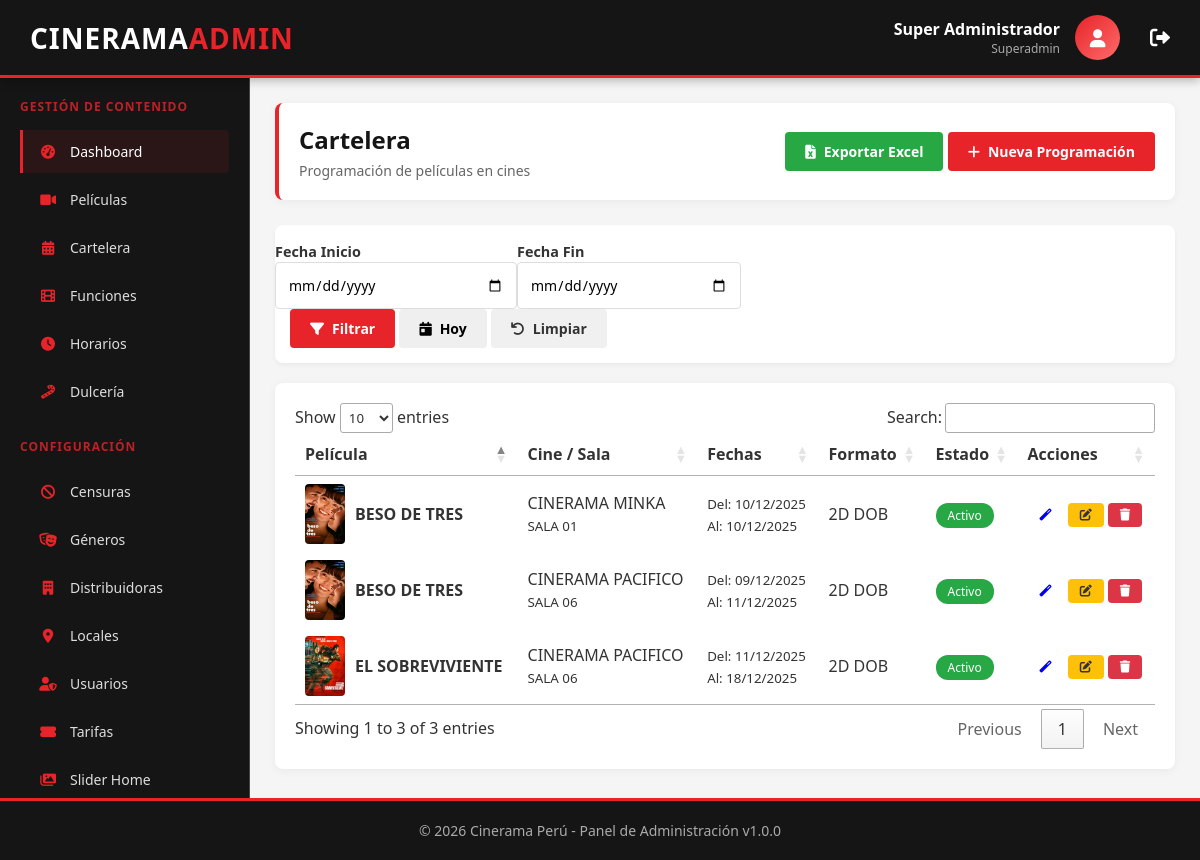
Page /panel/modules/cartelera/index.php?clear=1 (signed in) on the committed database.
### tables this page shows
CREATE TABLE `tbl_cartelera`  (
  `id` int(11) NOT NULL AUTO_INCREMENT,
  `pelicula` int(5) NOT NULL COMMENT 'ID de la película',
  `local` int(5) NOT NULL COMMENT 'ID del cine/local',
  `sala` int(5) NULL DEFAULT NULL COMMENT 'ID de la sala (opcional)',
  `fecha_inicio` date NOT NULL COMMENT 'Fecha de inicio de programación',
  `fecha_fin` date NOT NULL COMMENT 'Fecha de fin de programación',
  `horarios` text NULL COMMENT 'IDs de horarios separados por coma',
  `formato` varchar(20) NULL DEFAULT '2D' COMMENT '2D, 3D, IMAX, etc',
  `idioma` varchar(20) NULL DEFAULT 'ESP' COMMENT 'ESP, SUB, ING',
  `estado` char(1) NULL DEFAULT '1',
  `created_at` timestamp NULL DEFAULT CURRENT_TIMESTAMP,
  `id_hora_f1` int(11) NULL DEFAULT NULL,
  `id_hora_f2` int(11) NULL DEFAULT NULL,
  `id_hora_f3` int(11) NULL DEFAULT NULL,
  `id_hora_f4` int(11) NULL DEFAULT NULL,
  `id_hora_f5` int(11) NULL DEFAULT NULL,
  `id_hora_f6` int(11) NULL DEFAULT NULL,
  PRIMARY KEY (`id`) USING BTREE,
  INDEX `fk_cartelera_pelicula`(`pelicula`) USING BTREE,
  INDEX `fk_cartelera_local`(`local`) USING BTREE,
  INDEX `fk_cartelera_sala`(`sala`) USING BTREE,
  CONSTRAINT `fk_cartelera_local` FOREIGN KEY (`local`) REFERENCES `tbl_locales` (`id`) ON DELETE CASCADE ON UPDATE CASCADE,
  CONSTRAINT `fk_cartelera_pelicula` FOREIGN KEY (`pelicula`) REFERENCES `tbl_pelicula` (`id`) ON DELETE CASCADE ON UPDATE CASCADE,
  CONSTRAINT `fk_cartelera_sala` FOREIGN KEY (`sala`) REFERENCES `tbl_sala` (`id`) ON DELETE SET NULL ON UPDATE CASCADE
);

CREATE TABLE `tbl_pelicula`  (
  `id` int(5) NOT NULL AUTO_INCREMENT,
  `nombre` char(200) NULL DEFAULT NULL,
  `genero` int(5) NULL DEFAULT NULL,
  `censura` int(5) NULL DEFAULT NULL,
  `distribuidora` int(5) NULL DEFAULT NULL,
  `director` char(200) NULL DEFAULT NULL,
  `reparto` text NULL,
  `sinopsis` text NULL,
  `duracion` time NULL DEFAULT NULL,
  `trailer` char(50) NULL DEFAULT NULL,
  `fecha_estreno` date NULL DEFAULT NULL,
  `img` char(200) NULL DEFAULT NULL,
  `estado` char(1) NULL DEFAULT '1',
  PRIMARY KEY (`id`) USING BTREE,
  INDEX `fk_pelicula_distribuidora`(`distribuidora`) USING BTREE,
  INDEX `fk_pelicula_censura`(`censura`) USING BTREE,
  INDEX `fk_pelicula_genero`(`genero`) USING BTREE,
  CONSTRAINT `fk_pelicula_distribuidora` FOREIGN KEY (`distribuidora`) REFERENCES `tbl_distribuidora` (`id`) ON DELETE RESTRICT ON UPDATE CASCADE,
  CONSTRAINT `fk_pelicula_genero` FOREIGN KEY (`genero`) REFERENCES `tbl_genero` (`id`) ON DELETE RESTRICT ON UPDATE CASCADE
);

CREATE TABLE `tbl_locales`  (
  `id` int(5) NOT NULL AUTO_INCREMENT,
  `nombre` char(50) NOT NULL,
  `descripcion` char(100) NULL DEFAULT NULL,
  `direccion` char(100) NOT NULL,
  `ubigeo` char(6) NOT NULL,
  `cc` char(4) NOT NULL,
  `estado` char(1) NOT NULL DEFAULT '1',
  `empresa` int(5) NOT NULL,
  `img` char(50) NOT NULL,
  `orden` int(2) NOT NULL,
  `venta` char(2) NOT NULL DEFAULT 'NO',
  PRIMARY KEY (`id`) USING BTREE,
  INDEX `fk_local_empresa`(`empresa`) USING BTREE,
  CONSTRAINT `fk_local_empresa` FOREIGN KEY (`empresa`) REFERENCES `tbl_empresa` (`id`) ON DELETE RESTRICT ON UPDATE CASCADE
);

CREATE TABLE `tbl_sala`  (
  `id` int(5) NOT NULL AUTO_INCREMENT,
  `nombre` char(50) NULL DEFAULT NULL,
  `capacidad` int(5) NULL DEFAULT NULL,
  `filas` char(2) NULL DEFAULT NULL,
  `columnas` char(2) NULL DEFAULT NULL,
  `estado` char(1) NULL DEFAULT '1',
  `local` int(5) NULL DEFAULT NULL,
  PRIMARY KEY (`id`) USING BTREE,
  INDEX `fk_sala_local`(`local`) USING BTREE,
  CONSTRAINT `fk_sala_local` FOREIGN KEY (`local`) REFERENCES `tbl_locales` (`id`) ON DELETE RESTRICT ON UPDATE CASCADE
);

### panel/helpers/functions.php (called while the page is built, shortened)
<?php
function formatDate($date, $format = 'd/m/Y')
{
    return date($format, strtotime($date));
}

### panel/modules/cartelera/index.php (the view, shortened to what this page needs)
<?php
require_once '../../config/config.php';
include '../../includes/header.php';
include '../../includes/sidebar.php';
$fecha_inicio = isset($_GET['fecha_inicio']) ? $_GET['fecha_inicio'] : date('Y-m-d');
$fecha_fin = isset($_GET['fecha_fin']) ? $_GET['fecha_fin'] : date('Y-m-d');
if (isset($_GET['clear'])) {
    $fecha_inicio = '';
    $fecha_fin = '';
}
try {
    $sql = "SELECT c.*, p.nombre as pelicula_nombre, p.img as pelicula_img, l.nombre as cine_nombre, s.nombre as sala_nombre
            FROM tbl_cartelera c
            JOIN tbl_pelicula p ON c.pelicula = p.id
            JOIN tbl_locales l ON c.local = l.id
            LEFT JOIN tbl_sala s ON c.sala = s.id
            WHERE 1=1";
    $params = [];
    $sql .= " ORDER BY c.fecha_inicio DESC, l.nombre ASC";
    $stmt = $db->prepare($sql);
    $stmt->execute($params);
    $carteleras = $stmt->fetchAll();
} catch (PDOException $e) {
    $carteleras = [];
    showAlert('error', 'Error', 'Error al obtener cartelera: ' . $e->getMessage());
}
?>
<main class="admin-content">
    <div class="content-header">
        <div>
            <h1 class="page-title">Cartelera</h1>
            <p class="page-subtitle">Programación de películas en cines</p>
        </div>
        <div>
            <a href="export_excel.php?<?php echo http_build_query($_GET); ?>" class="btn btn-success" target="_blank">
                <i class="fas fa-file-excel"></i> Exportar Excel
            </a>
            <a href="create.php" class="btn btn-primary">
                <i class="fas fa-plus"></i> Nueva Programación
            </a>
        </div>
    </div>
    <div class="card mb-3" style="padding: 15px; background: white; border-radius: 8px; box-shadow: 0 2px 4px rgba(0,0,0,0.05);">
        <form method="GET" class="row align-items-end">
            <div class="col-md-3">
                <label class="form-label" style="font-weight: 600; font-size: 0.9rem;">Fecha Inicio</label>
                <input type="date" name="fecha_inicio" class="form-control" value="<?php echo $fecha_inicio; ?>">
            </div>
            <div class="col-md-3">
                <label class="form-label" style="font-weight: 600; font-size: 0.9rem;">Fecha Fin</label>
                <input type="date" name="fecha_fin" class="form-control" value="<?php echo $fecha_fin; ?>">
            </div>
            <div class="col-md-6">
                <div class="btn-group">
                    <button type="submit" class="btn btn-primary">
                        <i class="fas fa-filter"></i> Filtrar
                    </button>
                    <button type="button" class="btn btn-info" onclick="window.location.href='?fecha_inicio=<?php echo date('Y-m-d'); ?>&fecha_fin=<?php echo date('Y-m-d'); ?>'">
                        <i class="fas fa-calendar-day"></i> Hoy
                    </button>
                    <a href="index.php?clear=1" class="btn btn-secondary">
                        <i class="fas fa-undo"></i> Limpiar
                    </a>
                </div>
            </div>
        </form>
    </div>
    <div class="table-container">
        <table class="datatable">
            <thead>
                <tr>
                    <th>Película</th>
                    <th>Cine / Sala</th>
                    <th>Fechas</th>
                    <th>Formato</th>
                    <th>Estado</th>
                    <th>Acciones</th>
                </tr>
            </thead>
            <tbody>
                <?php if (!empty($carteleras)): ?>
                    <?php foreach ($carteleras as $item): ?>
                        <tr>
                            <td>
                                <div style="display: flex; align-items: center; gap: 10px;">
                                    <?php if ($item['pelicula_img']): ?>
                                        <img src="<?php echo UPLOADS_URL . 'peliculas/' . $item['pelicula_img']; ?>"
                                            style="width: 40px; height: 60px; object-fit: cover; border-radius: 4px;">
                                    <?php endif; ?>
                                    <div>
                                        <strong><?php echo htmlspecialchars($item['pelicula_nombre']); ?></strong>
                                    </div>
                                </div>
                            </td>
                            <td>
                                <div><?php echo htmlspecialchars($item['cine_nombre']); ?></div>
                                <small class="text-muted"><?php echo $item['sala_nombre'] ? htmlspecialchars($item['sala_nombre']) : 'Sala no asignada'; ?></small>
                            </td>
                            <td>
                                <div><small>Del: <?php echo formatDate($item['fecha_inicio']); ?></small></div>
                                <div><small>Al: <?php echo formatDate($item['fecha_fin']); ?></small></div>
                            </td>
                            <td>
                                <span class="badge badge-info"><?php echo htmlspecialchars($item['formato']); ?></span>
                                <span class="badge badge-secondary"><?php echo htmlspecialchars($item['idioma']); ?></span>
                            </td>
                            <td>
                                <?php if ($item['estado'] == '1'): ?>
                                    <span style="background: #28a745; color: white; padding: 4px 12px; border-radius: 12px; font-size: 12px;">Activo</span>
                                <?php else: ?>
                                    <span style="background: #dc3545; color: white; padding: 4px 12px; border-radius: 12px; font-size: 12px;">Inactivo</span>
                                <?php endif; ?>
                            </td>
                            <td>
                                <a href="generate_functions.php?id=<?php echo $item['id']; ?>" class="btn btn-info btn-sm" title="Generar Funciones" onclick="return confirm('¿Generar funciones para este rango de fechas?')">
                                    <i class="fas fa-magic"></i>
                                </a>
                                <a href="edit.php?id=<?php echo $item['id']; ?>" class="btn btn-warning btn-sm" title="Editar">
                                    <i class="fas fa-edit"></i>
                                </a>
                                <a href="delete.php?id=<?php echo $item['id']; ?>"
                                    class="btn btn-danger btn-sm btn-delete"
                                    data-name="Programación #<?php echo $item['id']; ?>"
                                    title="Eliminar">
                                    <i class="fas fa-trash"></i>
                                </a>
                            </td>
                        </tr>
                    <?php endforeach; ?>
                <?php endif; ?>
            </tbody>
        </table>
    </div>
</main>
<?php
include '../../includes/footer.php'; ?>

### panel/assets/css/style.css (style rules this page uses)
:root { --cinerama-red: #e62429; --cinerama-dark: #151515; --cinerama-gray: #333333; --cinerama-light: #f5f5f5; }
* { margin: 0; padding: 0; box-sizing: border-box; font-family: 'Segoe UI', 'Helvetica Neue', Arial, sans-serif; }
body { background-color: #f8f9fa; color: #333; min-height: 100vh; }
.admin-content { flex: 1; padding: 25px; background: #f5f5f5; overflow-y: auto; width: 100%; }
.content-header { background: white; padding: 20px; border-radius: 8px; margin-bottom: 25px; box-shadow: 0 2px 10px rgba(0, 0, 0, 0.05); border-left: 4px solid var(--cinerama-red); display: flex; justify-content: space-between; align-items: center; flex-wrap: wrap; gap: 15px; }
.page-title { color: var(--cinerama-dark); font-size: 24px; margin-bottom: 5px; }
.page-subtitle { color: #666; font-size: 14px; }
.btn { padding: 10px 20px; border: none; border-radius: 4px; cursor: pointer; font-weight: 600; transition: all 0.3s; display: inline-flex; align-items: center; gap: 8px; font-size: 14px; text-decoration: none; }
.btn-primary { background: var(--cinerama-red); color: white; }
.btn-success { background: #28a745; color: white; }
.btn-warning { background: #ffc107; color: #333; }
.btn-danger { background: #dc3545; color: white; }
.btn-secondary { background: #f0f0f0; color: #333; }
.btn-sm { padding: 6px 12px; font-size: 12px; }
.card { background: white; border-radius: 8px; box-shadow: 0 2px 10px rgba(0, 0, 0, 0.05); padding: 20px; margin-bottom: 20px; }
.table-container { background: white; border-radius: 8px; padding: 20px; box-shadow: 0 2px 10px rgba(0, 0, 0, 0.05); overflow-x: auto; }
table.dataTable { width: 100% !important; }
.row { display: flex; flex-wrap: wrap; margin-right: -15px; margin-left: -15px; }
.col-md-6 { flex: 0 0 50%; max-width: 50%; padding-left: 15px; padding-right: 15px; }
.form-control { width: 100%; padding: 12px; border: 1px solid #ddd; border-radius: 4px; font-size: 14px; transition: all 0.3s; }

### rows in the picture
tbl_cartelera: pelicula.img (picture), pelicula.nombre "EL SOBREVIVIENTE", local.nombre "CINERAMA PACIFICO", sala.nombre "SALA 06", fecha_inicio "11/12/2025", fecha_fin "18/12/2025", formato "2D", idioma "DOB", estado "Activo"
tbl_cartelera: pelicula.img (picture), pelicula.nombre "BESO DE TRES", local.nombre "CINERAMA MINKA", sala.nombre "SALA 01", fecha_inicio "10/12/2025", fecha_fin "10/12/2025", formato "2D", idioma "DOB", estado "Activo"
tbl_cartelera: pelicula.img (picture), pelicula.nombre "BESO DE TRES", local.nombre "CINERAMA PACIFICO", sala.nombre "SALA 06", fecha_inicio "09/12/2025", fecha_fin "11/12/2025", formato "2D", idioma "DOB", estado "Activo"

### other values in the picture
$_SESSION['nombre'] "Super Administrador"
$_SESSION['rol'] "Superadmin"
APP_VERSION "1.0.0"
